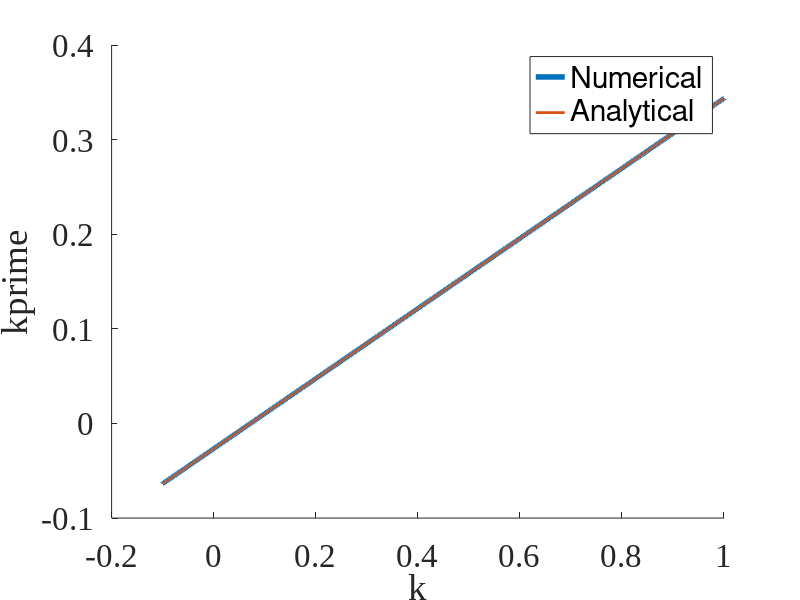

This figure's MATLAB source:
clear
beta=0.5;       % play around with this, we began with beta = 0.9
r=1/0.9-1;      % this started as r = 1/beta - 1
w=0.1;

N=1001;
K=[-0.1:1/(N-1):1]';
[N nx] = size(K)

for i=1:N

    C = (1+r)*K(i) + w-K;
    CP = (1 + r) * K + w;
    
    U = log( C .* (C>0) ) + beta * log(CP .* (CP > 0)) ;
    [Ustar jstar] = max(U);
    [K(i) K(jstar)];
    V(i) = Ustar;
    indxg(i) = jstar;

end
KPRIME = K(indxg);

% analytical solution
% as N -> inf, numerical solution -> analytical solution
KPRIME_A = (beta / (1 + beta)) * ( (1 + r) * K +w - w/(beta * (1 + r)));



clf
axes1 = axes(...
    'FontName', 'Times New Roman',...
    'FontSize', 24);
hold on

plot(K, KPRIME, 'LineWidth', 4)
plot(K, KPRIME_A, 'LineWidth', 2)
xlabel('k')
ylabel('kprime')
legend('Numerical', 'Analytical')